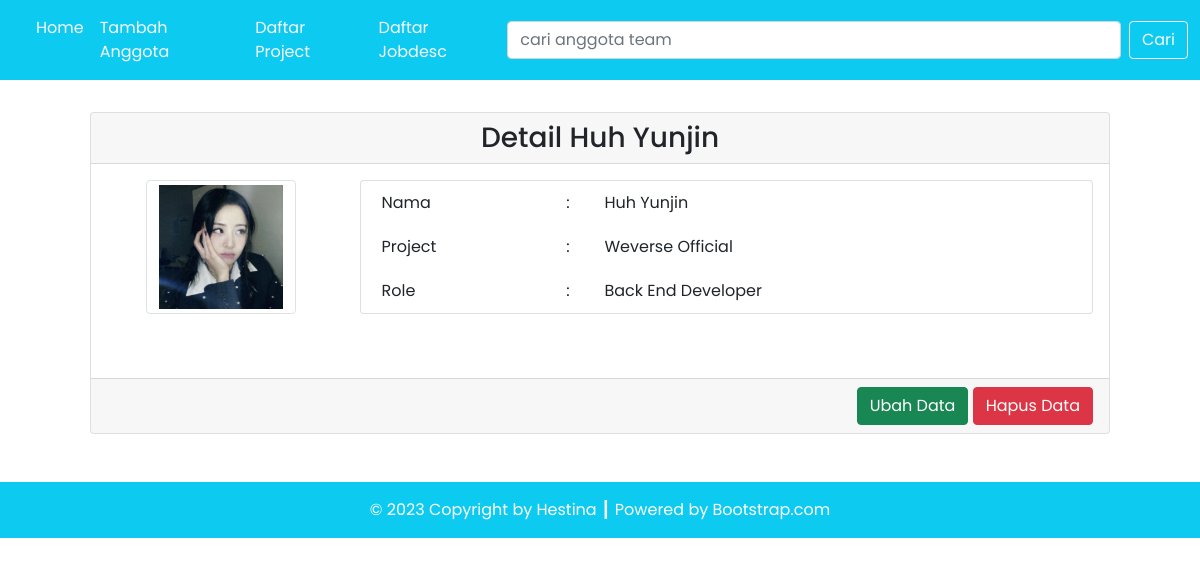
The app's page /source_code/detail.php?id=16 with its own data.
### tables this page shows
CREATE TABLE `team` (
  `id_anggota` int(11) NOT NULL,
  `foto_anggota` varchar(255) NOT NULL,
  `nama_anggota` varchar(100) NOT NULL,
  `id_project` int(11) NOT NULL,
  `id_jobdesc` int(11) NOT NULL
);

CREATE TABLE `project` (
  `id_project` int(11) NOT NULL,
  `nama_project` varchar(100) NOT NULL
);

CREATE TABLE `jobdesc` (
  `id_jobdesc` int(11) NOT NULL,
  `nama_jobdesc` varchar(50) NOT NULL
);

### source_code/config/db.php (called while the page is built)
<?php
$DB_HOST = "localhost";
$DB_USERNAME = "root";
$DB_PASSWORD = "";
$DB_NAME = "db_teamproject";
?>

### source_code/classes/DB.php (called while the page is built, shortened)
<?php
class DB
{
    private $hostname;
    private $username;
    private $password;
    private $dbname;
    private $conn;
    private $result;
    function __construct($hostname, $username, $password, $dbname)
    {
        $this->hostname = $hostname;
        $this->username = $username;
        $this->password = $password;
        $this->dbname = $dbname;
    }
    function open()
    {
        $this->conn = mysqli_connect($this->hostname, $this->username, $this->password, $this->dbname);
    }
    function execute($query)
    {
        $this->result = mysqli_query($this->conn, $query);
    }
    function getResult()
    {
        return mysqli_fetch_array($this->result);
    }
}

### source_code/classes/Team.php (called while the page is built, shortened)
<?php
class Team extends DB
{
    function getTeamById($id)
    {
        $query = "SELECT * FROM team JOIN project ON team.id_project=project.id_project JOIN jobdesc ON team.id_jobdesc=jobdesc.id_jobdesc WHERE id_anggota=$id";
        return $this->execute($query);
    }
}

### source_code/detail.php (the view, shortened to what this page needs)
<?php
include('config/db.php');
include('classes/DB.php');
include('classes/Project.php');
include('classes/Team.php');
$team = new Team($DB_HOST, $DB_USERNAME, $DB_PASSWORD, $DB_NAME);
$team->open();
$data = nulL;
if (isset($_GET['id'])) {
    $id = $_GET['id'];
    if ($id > 0) {
        $team->getTeamById($id);
        $row = $team->getResult();
        $data .= '<div class="card-header text-center">
        <h3 class="my-0">Detail ' . $row['nama_anggota'] . '</h3>
        </div>
        <div class="card-body text-end">
            <div class="row mb-5">
                <div class="col-3">
                    <div class="row justify-content-center">
                        <img src="assets/images/' . $row['foto_anggota'] . '" class="img-thumbnail" alt="' . $row['foto_anggota'] . '" width="60">
                        </div>
                    </div>
                    <div class="col-9">
                        <div class="card px-3">
                            <table border="0" class="text-start">
                                <tr>
                                    <td>Nama</td>
                                    <td>:</td>
                                    <td>' . $row['nama_anggota'] . '</td>
                                </tr>
                                <tr>
                                    <td>Project</td>
                                    <td>:</td>
                                    <td>' . $row['nama_project'] . '</td>
                                </tr>
                                <tr>
                                    <td>Role</td>
                                    <td>:</td>
                                    <td>' . $row['nama_jobdesc'] . '</td>
                                </tr>
                            </table>
                        </div>
                    </div>
                </div>
            </div>
            <div class="card-footer text-end">
                <a href="update.php?id=' . $row['id_anggota'] . '"><button type="button" class="btn btn-success text-white">Ubah Data</button></a>
                <a href="detail.php?hapus=' . $row['id_anggota'] . '"><button type="button" class="btn btn-danger">Hapus Data</button></a>
            </div>';
    }
}

### records on screen
team: nama_anggota "Huh Yunjin", foto_anggota (picture), id_project.nama_project "Weverse Official", id_jobdesc.nama_jobdesc "Back End Developer"
